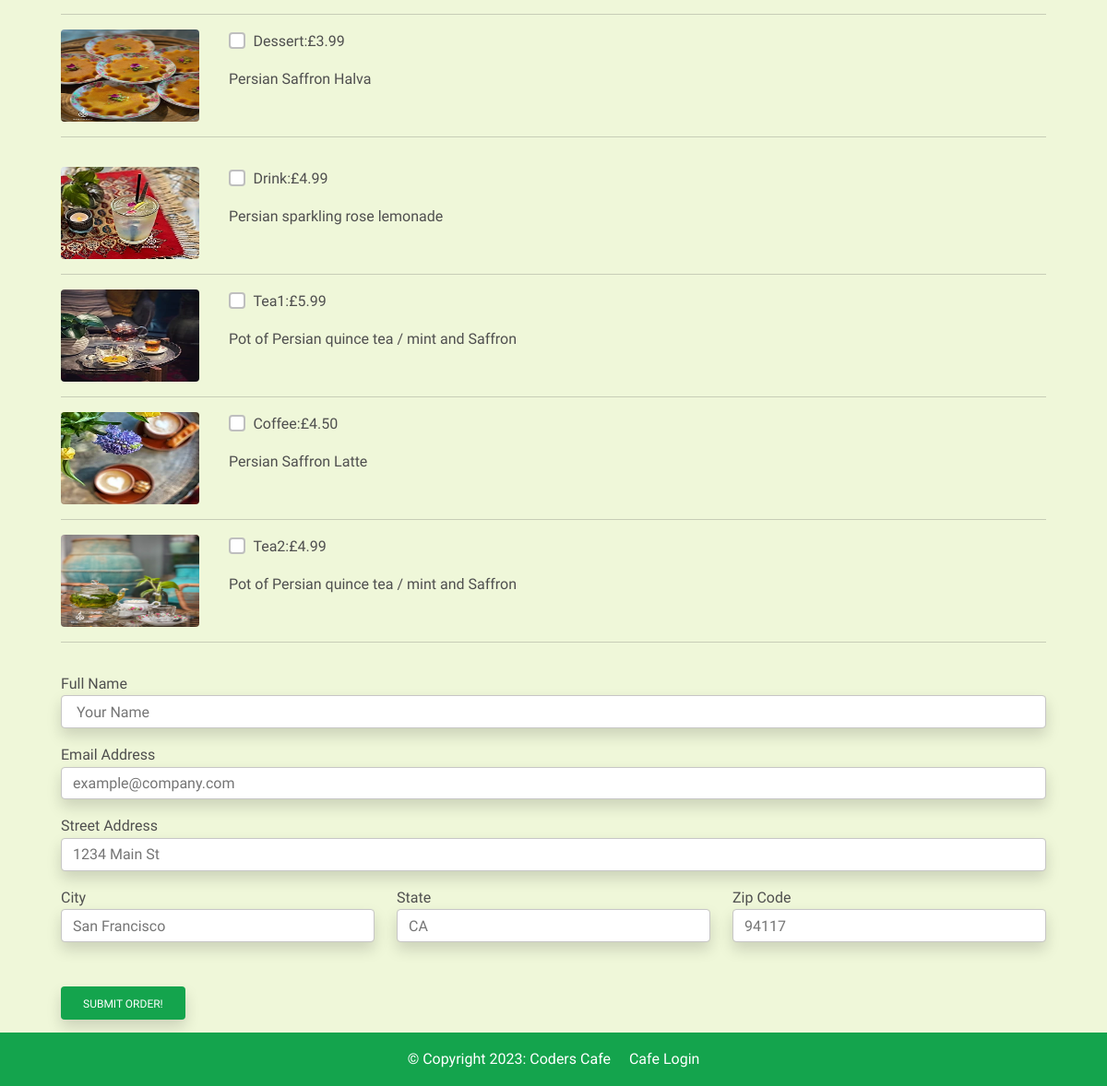
Page /order/ (lower part) on the earlier database version.
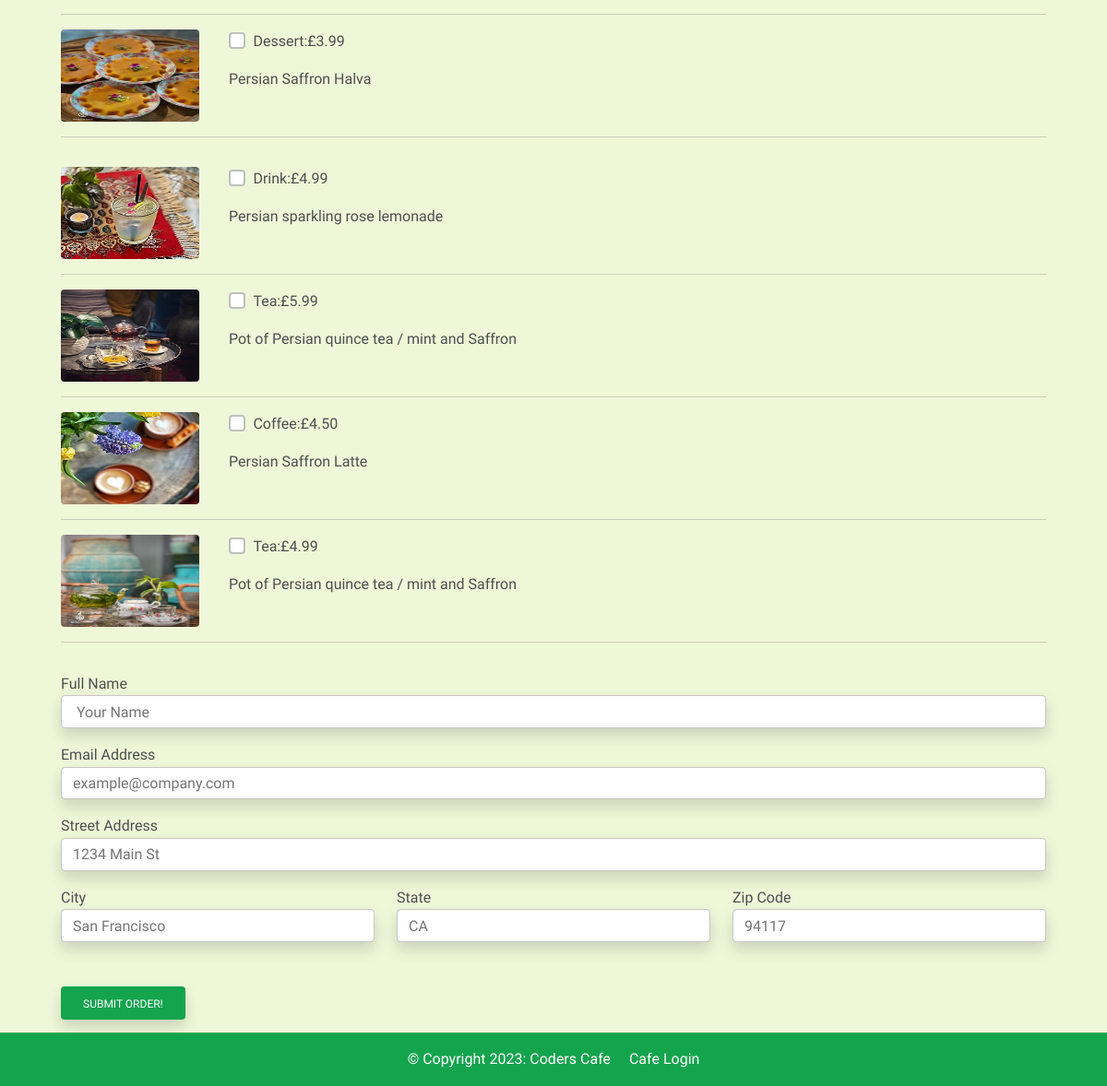
Same page on the later database version.
### customer/models.py (models this page shows, shortened)
class MenuItem(models.Model):
    name = models.CharField(max_length=100)
    description = models.TextField()
    image = models.ImageField(upload_to='menu_images/')
    price = models.DecimalField(max_digits=5, decimal_places=2)
    category = models.ManyToManyField('category', related_name='item')

### customer/views.py (the view, shortened to what this page needs)
# urls.py: path('order/', Order.as_view(), name='order'),
class Order(View):
    def get(self, request, *args, **kwargs):
        appetizers = MenuItem.objects.filter(
            category__name__contains='Appetizer')
        entres = MenuItem.objects.filter(category__name__contains='Entre')
        desserts = MenuItem.objects.filter(category__name__contains='Dessert')
        drinks = MenuItem.objects.filter(category__name__contains='Drink')
        context = {
            'appetizers': appetizers,
            'entres': entres,
            'desserts': desserts,
            'drinks': drinks,
        }
        return render(request, 'customer/order.html', context)

### customer/templates/customer/order.html (shortened to what the changed rows need)
{% extends 'customer/base.html' %}
{% block content %}
<div class="back-order">
    <div class="container mb-5 mytext_style">
        <div class="row-justify-content-center">
            <div class="col-md-12 col-sm-12 p-4">
                <form method="POST">
                    <div class="pt-3">
                        {% for drink in drinks %}
                        <div class="row">
                            <div class="col-md-2 col-sm-12">
                                <img class="rounded" src="{{ drink.image.url}}" width="150" height="100" />
                            </div>
                            <div class="col-md-8 col-sm-12">
                                <div class="d-flex flex-row">
                                    <div class="form-group form-check">
                                        <input type="checkbox" name="items[]" class="form-check-input"
                                            value="{{ drink.pk }}">
                                        <label class="form-check-label">{{ drink.name }}: </label>
                                    </div>
                                    <p class="font-weight-bold pl-5">£{{ drink.price }}</p>
                                </div>
                                <p>{{ drink.description }}</p>
                            </div>
                        </div>
                        <hr />
                        {% endfor %}
                    </div>
            </div>
        </div>
    </div>
</div>
{% endblock content %}

Differences in the rows shown:
changed MenuItem (number 4 of 6 on the later page): name "Tea1" → "Tea"
changed MenuItem (number 6 of 6 on the later page): name "Tea2" → "Tea"
